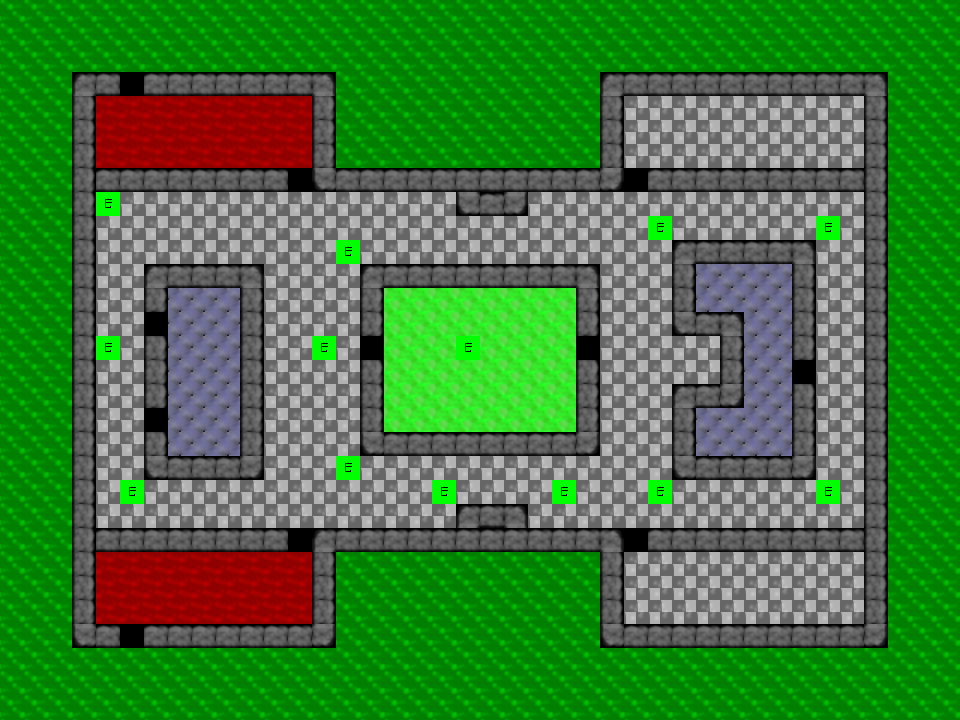

Below is a game level as drawn by its tile map, then a one-line description and the .tmx that defines it (tile-layer data replaced by summaries):
An orthogonal 40x30 tile map with 24x24 px tiles, 3 tile layers (Background, Foreground, Searches), 1 hidden layer not drawn and 35 objects (5x ai-1, 5x ai-2, 5x ai-3, cam-1, door-2, ...).

<map version="1.0" orientation="orthogonal" renderorder="right-down" width="40" height="30" tilewidth="24" tileheight="24" nextobjectid="106">
 <tileset firstgid="1" name="level-tilesheet" tilewidth="24" tileheight="24" tilecount="40" columns="5">
  <image source="../graphics/level-tilesheet.png" width="120" height="192" />
 </tileset>
 <layer name="Background" width="40" height="30">
  <properties>
   <property name="type" value="visual" />
  </properties>
  <data>[1200 cells, 1189 non-empty, 11 distinct tile ids]</data>
 </layer>
 <objectgroup name="Objects">
  <object id="34" name="cam-1" gid="1" x="480.88" y="526.954" width="24" height="24">
   <properties>
    <property name="angle" type="float" value="0" />
    <property name="controlled-by" value="controller-1" />
    <property name="type" value="camera" />
   </properties>
  </object>
  <object id="36" name="door-2" gid="4" x="144.031" y="334.276" width="24" height="24">
   <properties>
    <property name="angle" type="float" value="90" />
    <property name="controlled-by" value="" />
    <property name="type" value="door" />
   </properties>
  </object>
  <object id="50" name="player-1" gid="2" x="241.018" y="589.18" width="24" height="24">
   <properties>
    <property name="active" type="int" value="1" />
    <property name="type" value="player" />
   </properties>
  </object>
  <object id="51" name="controller-1" gid="10" x="239.191" y="118.933" width="24" height="24">
   <properties>
    <property name="type" value="controller" />
   </properties>
  </object>
  <object id="55" name="device" gid="11" x="828.149" y="601.308" width="24" height="24">
   <properties>
    <property name="type" value="doomsday-device" />
   </properties>
  </object>
  <object id="58" name="level-exit-1" gid="4" x="118.667" y="644" width="24" height="24">
   <properties>
    <property name="type" value="exit" />
   </properties>
  </object>
  <object id="59" name="door-1" gid="4" x="141.333" y="429.333" width="24" height="24">
   <properties>
    <property name="angle" type="float" value="90" />
    <property name="controlled-by" value="" />
    <property name="type" value="door" />
   </properties>
  </object>
  <object id="60" name="level-exit-2" gid="4" x="120" y="92" width="24" height="24">
   <properties>
    <property name="type" value="exit" />
   </properties>
  </object>
  <object id="61" name="door-4" gid="4" x="357.333" y="358.667" width="24" height="24">
   <properties>
    <property name="angle" type="float" value="90" />
    <property name="controlled-by" value="" />
    <property name="type" value="door" />
   </properties>
  </object>
  <object id="62" name="door-3" gid="4" x="288.394" y="547.213" width="24" height="24">
   <properties>
    <property name="always-working" type="bool" value="true" />
    <property name="controlled-by" value="controller-3" />
    <property name="type" value="door" />
   </properties>
  </object>
  <object id="63" name="door-6" gid="4" x="574.667" y="356" width="24" height="24">
   <properties>
    <property name="angle" type="float" value="90" />
    <property name="controlled-by" value="" />
    <property name="type" value="door" />
   </properties>
  </object>
  <object id="64" name="door-5" gid="4" x="288" y="185.333" width="24" height="24">
   <properties>
    <property name="controlled-by" value="" />
    <property name="type" value="door" />
   </properties>
  </object>
  <object id="65" name="door-7" gid="4" x="624" y="184" width="24" height="24">
   <properties>
    <property name="controlled-by" value="" />
    <property name="type" value="door" />
   </properties>
  </object>
  <object id="66" name="door-8" gid="4" x="624" y="545.333" width="24" height="24">
   <properties>
    <property name="controlled-by" value="" />
    <property name="type" value="door" />
   </properties>
  </object>
  <object id="67" name="door-9" gid="4" x="794.667" y="381.333" width="24" height="24">
   <properties>
    <property name="angle" type="float" value="90" />
    <property name="controlled-by" value="" />
    <property name="type" value="door" />
   </properties>
  </object>
  <object id="68" name="cam-2" gid="1" x="477.333" y="209.333" width="24" height="24">
   <properties>
    <property name="angle" type="float" value="180" />
    <property name="controlled-by" value="controller-2" />
    <property name="type" value="camera" />
   </properties>
  </object>
  <object id="69" name="controller-2" gid="10" x="840" y="142.667" width="24" height="24">
   <properties>
    <property name="type" value="controller" />
   </properties>
  </object>
  <object id="91" name="mat-switch-1" gid="5" x="169.686" y="575.857" width="24" height="24">
   <properties>
    <property name="locks" value="controller-3" />
    <property name="type" value="pressure-mat" />
   </properties>
  </object>
  <object id="102" name="player-2" gid="2" x="712.472" y="589.693" width="24" height="24">
   <properties>
    <property name="active" type="int" value="0" />
    <property name="type" value="player" />
   </properties>
  </object>
  <object id="104" name="controller-3" gid="10" x="287.703" y="620.96" width="24" height="24">
   <properties>
    <property name="initial-state" type="bool" value="false" />
    <property name="type" value="controller" />
   </properties>
  </object>
 </objectgroup>
 <objectgroup name="AIs">
  <object id="99" name="ai-1" gid="3" x="478.922" y="382.093" width="24" height="24">
   <properties>
    <property name="initial-state" value="none" />
    <property name="initial-tiredness" value="0" />
    <property name="type" value="ai" />
   </properties>
  </object>
  <object id="100" name="ai-2" gid="3" x="394.382" y="242.221" width="24" height="24">
   <properties>
    <property name="initial-state" value="none" />
    <property name="initial-tiredness" value="0" />
    <property name="type" value="ai" />
   </properties>
  </object>
  <object id="101" name="ai-3" gid="3" x="113.446" y="268.53" width="24" height="24">
   <properties>
    <property name="initial-state" value="none" />
    <property name="initial-tiredness" value="0" />
    <property name="type" value="ai" />
   </properties>
  </object>
 </objectgroup>
 <layer name="Foreground" width="40" height="30">
  <properties>
   <property name="type" value="visual" />
  </properties>
  <data>[1200 cells, 0 non-empty, 0 distinct tile ids]</data>
 </layer>
 <layer name="Walkable" width="40" height="30" visible="0" opacity="0.42">
  <properties>
   <property name="type" value="movement" />
  </properties>
  <data>[1200 cells, 386 non-empty, 1 distinct tile ids]</data>
 </layer>
 <objectgroup name="Patrols">
  <object id="76" name="ai-2" gid="17" x="610" y="501.334" width="24" height="24">
   <properties>
    <property name="index" type="int" value="3" />
    <property name="patrol-name" value="two" />
    <property name="type" value="patrol-point" />
   </properties>
  </object>
  <object id="77" name="ai-1" gid="17" x="394.667" y="316.667" width="24" height="24">
   <properties>
    <property name="index" type="int" value="1" />
    <property name="patrol-name" value="two" />
    <property name="type" value="patrol-point" />
   </properties>
  </object>
  <object id="78" name="ai-2" gid="17" x="304.667" y="240" width="24" height="24">
   <properties>
    <property name="index" type="int" value="1" />
    <property name="patrol-name" value="two" />
    <property name="type" value="patrol-point" />
   </properties>
  </object>
  </objectgroup>
 <layer name="Searches" width="40" height="30">
  <properties>
   <property name="type" value="object" />
  </properties>
  <data>[1200 cells, 13 non-empty, 1 distinct tile ids]</data>
 </layer>
 <objectgroup name="Rest points" />
</map>
<!-- 9 of 35 objects omitted -->
